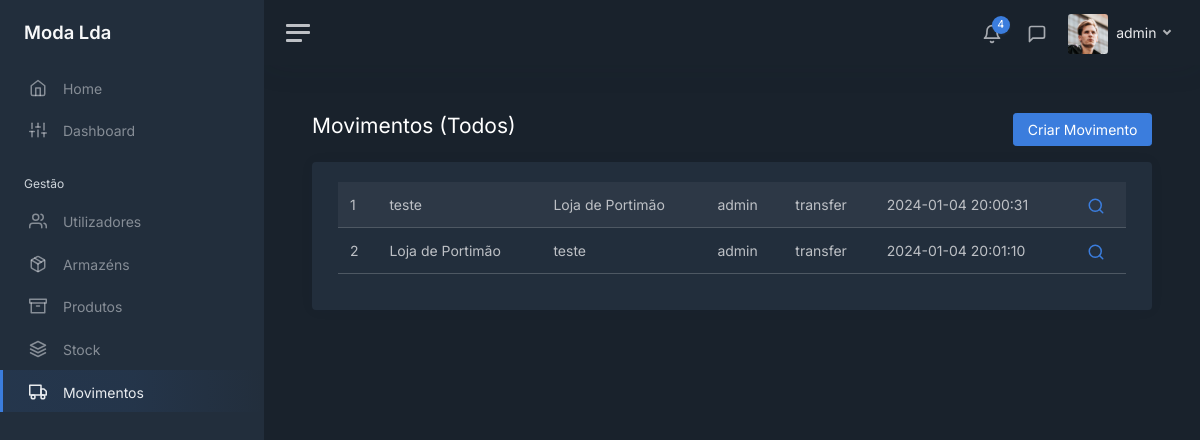
Screenshot of /movements (signed in) with the database file from the repository.
### modules/login/models.py (models this page shows, shortened)
class User(UserMixin, db.Model):
    __tablename__ = 'users'
    __table_args__ = {'extend_existing': True}
    id = db.Column(db.Integer, primary_key=True)
    username = db.Column(db.String(), unique=True)
    password = db.Column(db.String())
    role = db.Column(db.String())
    last_login = db.Column(db.DateTime, server_default=db.func.now())

### modules/main/models.py (models this page shows, shortened)
class Warehouse(db.Model):
    __tablename__ = 'warehouses'
    __table_args__ = {'extend_existing': True}
    id = db.Column(db.Integer, primary_key=True)
    name = db.Column(db.String(), unique=True)
    address = db.Column(db.String())
    phone = db.Column(db.String())

class Movements(db.Model):
    __tablename__ = 'movements'
    __table_args__ = {'extend_existing': True}
    id = db.Column(db.Integer, primary_key=True)
    user_id = db.Column(db.Integer, ForeignKey(User.id))
    from_warehouse_id = db.Column(db.Integer, ForeignKey(Warehouse.id)) #FromWarehouse
    to_warehouse_id = db.Column(db.Integer, ForeignKey(Warehouse.id)) #ToWarehouse
    typ = db.Column(db.String())
    date = db.Column(db.DateTime, default=db.func.now())
    from_warehouse = relationship('Warehouse', foreign_keys='Movements.from_warehouse_id')
    to_warehouse = relationship('Warehouse', foreign_keys='Movements.to_warehouse_id')
    user = relationship('User', foreign_keys='Movements.user_id')

### modules/main/views.py (the view)
@bp.route('/movements')
@login_required
def movements():
    movements_query = Movements.query.all()
    all_movements = []
    for movement in movements_query:
        all_movements.append(
            {
                "id": movement.id,
                "from": movement.from_warehouse.name,
                "to": movement.to_warehouse.name,
                "user": movement.user.username,
                "type": movement.typ,
                "date": movement.date,
            }
        )
    return render_template('movements/movements_table.html', user=current_user, tab="movements",
                           all_movements=all_movements)

### modules/login/models.py (called while the page is built)
@login_manager.user_loader
def load_user(user_id):
    return User.query.get(int(user_id))

### modules/main/templates/movements/movements_table.html (shortened to what this page needs)
<!DOCTYPE html>
<html lang="en">
<head>
    <link href="/static/css/dashboard.css" rel="stylesheet">
    <link href="https://cdn.datatables.net/1.13.7/css/dataTables.bootstrap5.min.css" rel="stylesheet">
</head>
{% extends "sidebar.html" %}
{% block content %}
    <div class="row">
        <div class="col float-start">
            <h1 class="h3 mb-3">Movimentos (Todos)</h1>
        </div>
        <div class="col">
            <div class="mb-3 float-end">
                <a href="/movements/add" class="btn btn-primary">Criar Movimento</a>
            </div>
        </div>
    </div>
    <div class="card">
        <div class="card-body">
            <div class="container-fluid">
                <table id="movements" class="table table-striped">
                    <tbody>
                    {% for movement in all_movements %}
                        <tr>
                            <td>{{ movement.id }}</td>
                            <td>{{ movement.from }}</td>
                            <td>{{ movement.to }}</td>
                            <td>{{ movement.user }}</td>
                            <td>{{ movement.type }}</td>
                            <td>{{ movement.date }}</td>
                            <td>
                                <a class="text-decoration-none" href="/movements/{{ movement.id }}">
                                    <i class="align-middle" data-feather="search"></i>
                                </a>
                            </td>
                        </tr>
                    {% endfor %}
                    </tbody>
                </table>
            </div>
        </div>
    </div>
{% endblock %}

### modules/main/templates/sidebar.html (shortened to what this page needs)
<body data-theme="dark">
<div class="wrapper">
    <nav id="sidebar" class="sidebar js-sidebar">
        <div class="sidebar-content js-simplebar">
            <a class="sidebar-brand" href="/home">
                <span class="align-middle">Moda Lda</span>
            </a>
            <ul class="sidebar-nav">
                <li class="sidebar-item {% if tab == 'home' %}active{% endif %}">
                    <a class="sidebar-link" href="/home">
                        <i class="align-middle" data-feather="home"></i> <span class="align-middle">Home</span>
                    </a>
                </li>
                <li class="sidebar-item {% if tab == 'dashboard' %}active{% endif %}">
                    <a class="sidebar-link" href="/dashboard">
                        <i class="align-middle" data-feather="sliders"></i> <span class="align-middle">Dashboard</span>
                    </a>
                </li>
                <li class="sidebar-header">
                    Gestão
                </li>
                {% if user.role == 'admin' or user.role == 'gerente' %}
                <li class="sidebar-item {% if tab == 'users' %}active{% endif %}">
                    <a class="sidebar-link" href="/users">
                        <i class="align-middle" data-feather="users"></i> <span class="align-middle">Utilizadores</span>
                    </a>
                </li>
                {% endif %}
                {% if user.role == 'admin' or user.role == 'gerente' %}
                <li class="sidebar-item {% if tab == 'warehouses' %}active{% endif %}">
                    <a class="sidebar-link" href="/warehouses">
                        <i class="align-middle" data-feather="package"></i> <span class="align-middle">Armazéns</span>
                    </a>
                </li>
                {% endif %}
                <li class="sidebar-item {% if tab == 'products' %}active{% endif %}">
                    <a class="sidebar-link" href="/products">
                        <i class="align-middle" data-feather="archive"></i> <span class="align-middle">Produtos</span>
                    </a>
                </li>
                <li class="sidebar-item {% if tab == 'stock' %}active{% endif %}">
                    <a class="sidebar-link" href="/stock">
                        <i class="align-middle" data-feather="layers"></i> <span class="align-middle">Stock</span>
                    </a>
                </li>
                <li class="sidebar-item {% if tab == 'movements' %}active{% endif %}">
                    <a class="sidebar-link" href="/movements">
                        <i class="align-middle" data-feather="truck"></i> <span class="align-middle">Movimentos</span>
                    </a>
                </li>
            </ul>
        </div>
    </nav>
    <div class="main">
        <nav class="navbar navbar-expand navbar-light navbar-bg">
            <a class="sidebar-toggle js-sidebar-toggle">
                <i class="hamburger align-self-center"></i>
            </a>
            <div class="navbar-collapse collapse">
                <ul class="navbar-nav navbar-align">
                    <li class="nav-item dropdown">
                        <a class="nav-icon dropdown-toggle" href="#" id="alertsDropdown" data-bs-toggle="dropdown">
                            <div class="position-relative">
                                <i class="align-middle" data-feather="bell"></i>
                                <span class="indicator">4</span>
                            </div>
                        </a>
                    </li>
                    <li class="nav-item dropdown">
                        <a class="nav-icon dropdown-toggle" href="#" id="messagesDropdown" data-bs-toggle="dropdown">
                            <div class="position-relative">
                                <i class="align-middle" data-feather="message-square"></i>
                            </div>
                        </a>
                    </li>
                    <li class="nav-item dropdown">
                        <a class="nav-link dropdown-toggle d-none d-sm-inline-block" href="#" data-bs-toggle="dropdown">
                            <img src="/static/img/avatars/avatar.jpg" class="avatar img-fluid rounded me-1"
                                 alt="{{ user.username }}"/> <span class="text-dark"> {{ user.username }} </span>
                        </a>
                    </li>
                </ul>
            </div>
        </nav>
        <main class="content">
            <div class="container-fluid p-0">
                {% block content %}
                {% endblock %}
            </div>
        </main>
    </div>
</div>
</body>
</html>

### rows the page displays
User: username "admin", user "admin" "admin"
Warehouse: from "teste", to "teste"
Warehouse: to "Loja de Portimão", from "Loja de Portimão"
Movements: type "transfer", date "2024-01-04 20:00:31"
Movements: type "transfer", date "2024-01-04 20:01:10"

### other values shown
{{ movement.id }} "1" "2"
